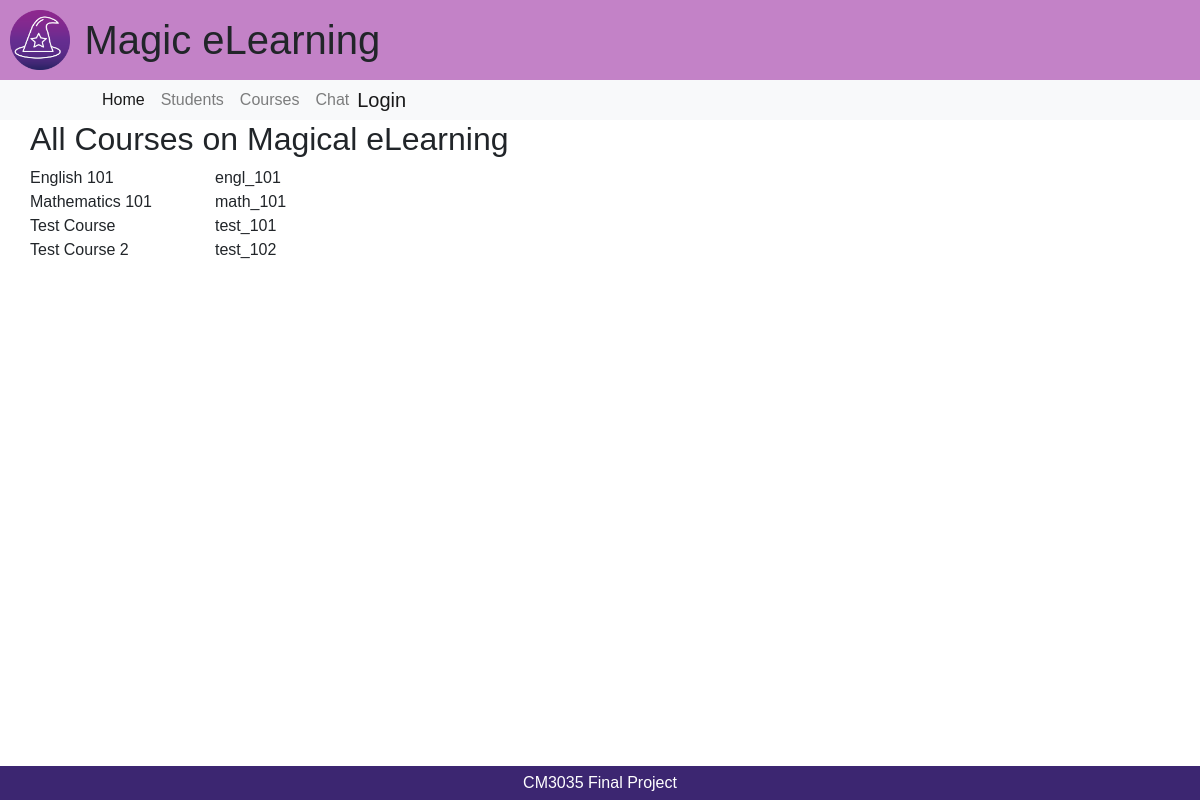
The page / on the database its author committed.
### elearning/models.py (models this page shows, shortened)
class Course(models.Model):
    course = models.CharField(max_length=256, null=False, blank=False)
    name = models.CharField(max_length=256, null=False, blank=False)
    teacher = models.ForeignKey(User, related_name='teacher', on_delete=models.CASCADE)
    student = models.ManyToManyField(Profile, related_name='student', through='CourseUserLink')

### elearning/views.py (the view)
# urls.py: path('', views.index, name='index'),
def index(request):
    courses = Course.objects.all()
    return render(request, 'index.html', {'courses': courses})

### elearning/templates/index.html
{% extends "base.html" %}
{% load bootstrap4 %}
{% block content %}
<div class="row col-12 p-">
    <div class="col-12">
        <h2>All Courses on Magical eLearning</h2>
    </div>
</div>
{% for course in courses %}
<div class="row col-6">
    <div class="col-4">
        {{ course.name }}
    </div>
    <div class="col-6">
        {{ course.course }}
    </div>
</div>
{% endfor %}
</div>
{% endblock %}

### elearning/static/css/elearning.css (style rules this page uses)
body { font-family: Sans-Serif; margin: 0px; border: 0px; padding: 0px; }

### rows shown on the page
Course: name "English 101", course "engl_101"
Course: name "Mathematics 101", course "math_101"
Course: name "Test Course", course "test_101"
Course: name "Test Course 2", course "test_102"
